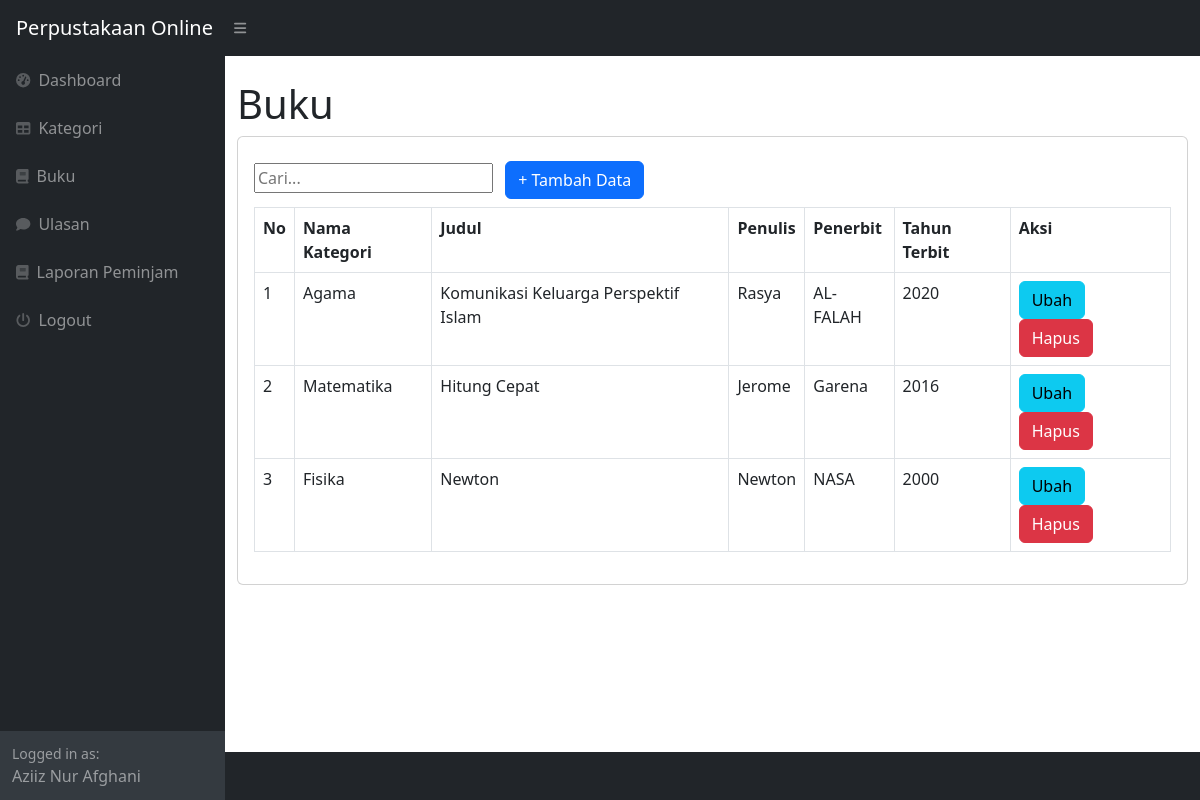
Page /index.php?page=buku (signed in) on the committed database.
### tables this page shows
CREATE TABLE `buku` (
  `id_buku` int(11) NOT NULL,
  `id_kategori` int(11) DEFAULT NULL,
  `judul` varchar(255) DEFAULT NULL,
  `penulis` varchar(255) DEFAULT NULL,
  `penerbit` varchar(255) DEFAULT NULL,
  `tahun_terbit` varchar(255) DEFAULT NULL
);

CREATE TABLE `kategori` (
  `id_kategori` int(11) NOT NULL,
  `kategori` varchar(255) DEFAULT NULL
);

### buku.php (the view, shortened to what this page needs)
<h1 class="mt-4">Buku</h1>
<div class="card">
    <div class="card-body">
<div class="row">
    <div class="col-md-12">
    <input type="text" id="searchInput" placeholder="Cari...">
        <a href="?page=buku_tambah" class="btn btn-primary m-2">+ Tambah Data</a>
        <table class="table table-bordered" id="dataTable" width="100%" cellspacing="0">
            <tr>
                <th>No</th>
                <th>Nama Kategori</th>
                <th>Judul</th>
                <th>Penulis</th>
                <th>Penerbit</th>
                <th>Tahun Terbit</th>
                <th>Aksi</th>
            </tr>
            <?php
            $i = 1;
                $query = mysqli_query($koneksi, "SELECT*FROM buku LEFT JOIN kategori on buku.id_kategori = kategori.id_kategori");
                while($data = mysqli_fetch_array($query)){
                ?>
                <tr>
                    <td><?php echo $i++; ?></td>
                    <td><?php echo $data['kategori']; ?></td>
                    <td><?php echo $data['judul']; ?></td>
                    <td><?php echo $data['penulis']; ?></td>
                    <td><?php echo $data['penerbit']; ?></td>
                    <td><?php echo $data['tahun_terbit']; ?></td>
                    <td>
                        <a href="?page=buku_ubah&&id=<?php echo $data['id_buku']; ?>" class="btn btn-info">Ubah</a>
                        <a onclick="return confirm('Apakah anda yakin menghapus data ini?');" href="?page=buku_hapus&&id=<?php echo $data['id_buku']; ?>" class="btn btn-danger">Hapus</a>
                    </td>
                </tr>
                <?php
                }
                ?>
        </table>
    </div>
</div>
    </div>
</div>

### index.php (shortened to what this page needs)
<!DOCTYPE html>
<html lang="en">
<head>
    <link href="https://cdn.jsdelivr.net/npm/simple-datatables@7.1.2/dist/style.min.css" rel="stylesheet" />
    <link href="css/styles.css" rel="stylesheet" />
</head>
<body class="sb-nav-fixed">
    <nav class="sb-topnav navbar navbar-expand navbar-dark bg-dark">
        <a class="navbar-brand ps-3" >Perpustakaan Online</a>
        <button class="btn btn-link btn-sm order-1 order-lg-0 me-4 me-lg-0" id="sidebarToggle" href="#!"><i class="fas fa-bars"></i></button>
    </nav>
    <div id="layoutSidenav">
        <div id="layoutSidenav_nav">
            <nav class="sb-sidenav accordion sb-sidenav-dark" id="sidenavAccordion">
                <div class="sb-sidenav-menu">
                    <div class="nav">
                        <?php
                            if($_SESSION['user']['level'] !='peminjam'){
                        ?>
                        <a class="nav-link" href="?">
                            <div class="sb-nav-link-icon"><i class="fas fa-tachometer-alt"></i></div>
                            Dashboard
                        </a>
                        <a class="nav-link" href="?page=kategori">
                            <div class="sb-nav-link-icon"><i class="fas fa-table"></i></div>
                            Kategori
                        </a>
                        <a class="nav-link" href="?page=buku">
                            <div class="sb-nav-link-icon"><i class="fas fa-book"></i></div>
                            Buku
                        </a>
                        <?php
                            }
                        ?>
                        <a class="nav-link" href="?page=ulasan">
                            <div class="sb-nav-link-icon"><i class="fas fa-comment"></i></div>
                            Ulasan
                        </a>
                        <?php
                            if($_SESSION['user']['level'] !='peminjam'){
                        ?>
                        <a class="nav-link" href="?page=laporan">
                            <div class="sb-nav-link-icon"><i class="fas fa-book"></i></div>
                            Laporan Peminjam
                        </a>
                        <?php
                            }
                        ?>
                        <a class="nav-link" href="logout.php">
                            <div class="sb-nav-link-icon"><i class="fa fa-power-off"></i></div>
                            Logout
                        </a>
                    </div>
                </div>
                <div class="sb-sidenav-footer">
                    <div class="small">Logged in as:</div>
                    <?php echo $_SESSION['user']['nama']; ?>
                </div>
            </nav>
        </div>
        <div id="layoutSidenav_content">
            <main>
                <div class="container-fluid">
                    <?php
                        $page = isset($_GET['page']) ? $_GET['page'] : 'home';
                        if(file_exists($page . '.php')){
                            include $page . '.php';
                        }else{
                            include '404.php';
                        }
                    ?>
                </div>
            </main>
            <footer class="py-4 bg-dark mt-auto">
            </footer>
        </div>
    </div>
</body>
</html>

### rows in the picture
buku: id_kategori.kategori "Agama", judul "Komunikasi Keluarga Perspektif Islam", penulis "Rasya", penerbit "AL-FALAH", tahun_terbit "2020"
buku: id_kategori.kategori "Matematika", judul "Hitung Cepat", penulis "Jerome", penerbit "Garena", tahun_terbit "2016"
buku: id_kategori.kategori "Fisika", judul "Newton", penulis "Newton", penerbit "NASA", tahun_terbit "2000"

### other values in the picture
$_SESSION['user']['nama'] "Aziiz Nur Afghani"
